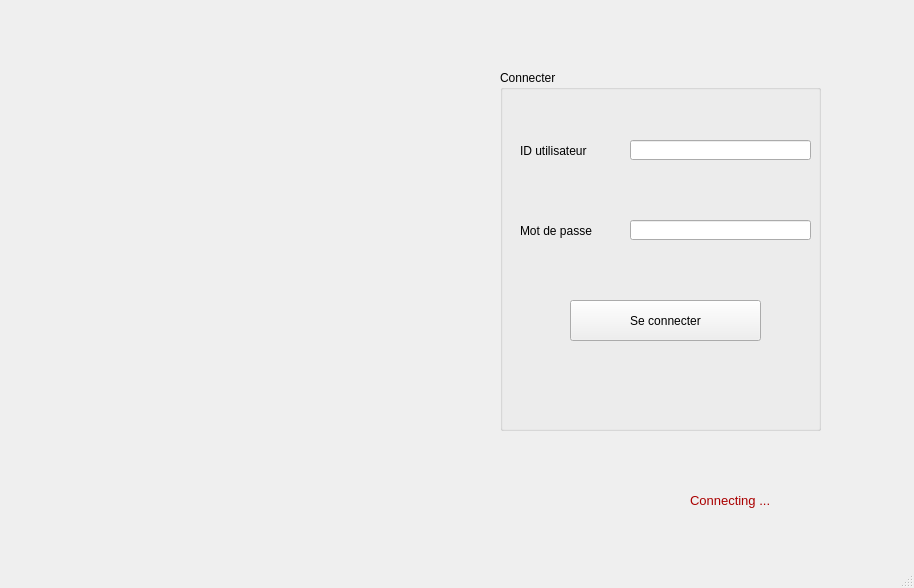
<?xml version="1.0" encoding="UTF-8"?>
<ui version="4.0">
 <class>MainWindow</class>
 <widget class="QMainWindow" name="MainWindow">
  <property name="geometry">
   <rect>
    <x>0</x>
    <y>0</y>
    <width>914</width>
    <height>588</height>
   </rect>
  </property>
  <property name="windowTitle">
   <string>MainWindow</string>
  </property>
  <property name="styleSheet">
   <string notr="true">background-image: url(:/new/prefix1/img/maxresdefault.jpg);</string>
  </property>
  <widget class="QWidget" name="centralwidget">
   <widget class="QLabel" name="label_3">
    <property name="geometry">
     <rect>
      <x>690</x>
      <y>480</y>
      <width>171</width>
      <height>41</height>
     </rect>
    </property>
    <property name="text">
     <string>&lt;html&gt;&lt;head/&gt;&lt;body&gt;&lt;p&gt;&lt;span style=&quot; font-size:10pt; color:#aa0000;&quot;&gt;Connecting ... &lt;/span&gt;&lt;/p&gt;&lt;/body&gt;&lt;/html&gt;</string>
    </property>
   </widget>
   <widget class="QGroupBox" name="groupBox">
    <property name="geometry">
     <rect>
      <x>500</x>
      <y>70</y>
      <width>321</width>
      <height>361</height>
     </rect>
    </property>
    <property name="title">
     <string>Connecter</string>
    </property>
    <widget class="QLabel" name="label">
     <property name="geometry">
      <rect>
       <x>20</x>
       <y>70</y>
       <width>91</width>
       <height>21</height>
      </rect>
     </property>
     <property name="text">
      <string>ID utilisateur</string>
     </property>
    </widget>
    <widget class="QLabel" name="label_2">
     <property name="geometry">
      <rect>
       <x>20</x>
       <y>150</y>
       <width>91</width>
       <height>21</height>
      </rect>
     </property>
     <property name="text">
      <string>Mot de passe</string>
     </property>
    </widget>
    <widget class="QPushButton" name="pushButton_submit">
     <property name="geometry">
      <rect>
       <x>70</x>
       <y>230</y>
       <width>191</width>
       <height>41</height>
      </rect>
     </property>
     <property name="styleSheet">
      <string notr="true">/*QPushButton:hover
{
 background-color : green;
}

QPushButton:pressed
{
 background-color : red;
}
*/</string>
     </property>
     <property name="text">
      <string>Se connecter</string>
     </property>
    </widget>
    <widget class="QLineEdit" name="lineEdit_userID">
     <property name="enabled">
      <bool>true</bool>
     </property>
     <property name="geometry">
      <rect>
       <x>130</x>
       <y>70</y>
       <width>181</width>
       <height>20</height>
      </rect>
     </property>
     <property name="text">
      <string/>
     </property>
     <property name="maxLength">
      <number>10</number>
     </property>
     <property name="placeholderText">
      <string/>
     </property>
     <property name="clearButtonEnabled">
      <bool>false</bool>
     </property>
    </widget>
    <widget class="QLineEdit" name="lineEdit_password">
     <property name="geometry">
      <rect>
       <x>130</x>
       <y>150</y>
       <width>181</width>
       <height>20</height>
      </rect>
     </property>
     <property name="text">
      <string/>
     </property>
     <property name="maxLength">
      <number>20</number>
     </property>
     <property name="echoMode">
      <enum>QLineEdit::Password</enum>
     </property>
     <property name="placeholderText">
      <string/>
     </property>
    </widget>
   </widget>
   <widget class="QLabel" name="label_pic">
    <property name="geometry">
     <rect>
      <x>60</x>
      <y>60</y>
      <width>341</width>
      <height>361</height>
     </rect>
    </property>
    <property name="styleSheet">
     <string notr="true">
background-image: url(:/new/prefix1/img/151232856_1217022955360319_5106535247918888891_n.png);</string>
    </property>
    <property name="text">
     <string/>
    </property>
   </widget>
  </widget>
  <widget class="QMenuBar" name="menubar">
   <property name="geometry">
    <rect>
     <x>0</x>
     <y>0</y>
     <width>914</width>
     <height>26</height>
    </rect>
   </property>
  </widget>
  <widget class="QStatusBar" name="statusbar"/>
 </widget>
 <resources/>
 <connections/>
</ui>
